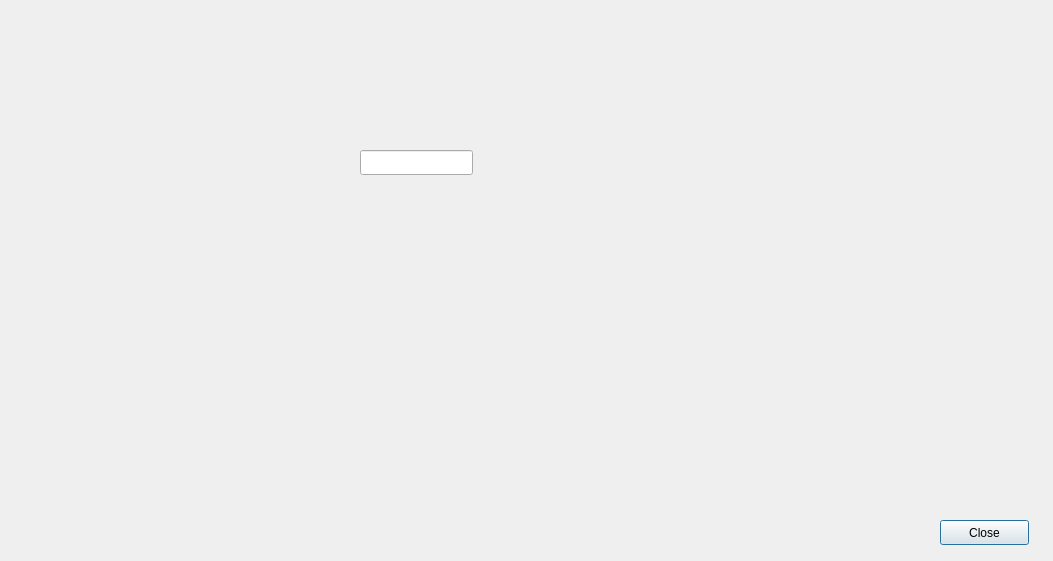
<?xml version="1.0" encoding="UTF-8"?>
<ui version="4.0">
 <class>Notes</class>
 <widget class="QDialog" name="Notes">
  <property name="geometry">
   <rect>
    <x>0</x>
    <y>0</y>
    <width>1053</width>
    <height>561</height>
   </rect>
  </property>
  <property name="windowTitle">
   <string>Dialog</string>
  </property>
  <widget class="QPushButton" name="CloseNotes">
   <property name="geometry">
    <rect>
     <x>940</x>
     <y>520</y>
     <width>89</width>
     <height>25</height>
    </rect>
   </property>
   <property name="text">
    <string>Close</string>
   </property>
  </widget>
  <widget class="QLineEdit" name="lineEdit">
   <property name="geometry">
    <rect>
     <x>360</x>
     <y>150</y>
     <width>113</width>
     <height>25</height>
    </rect>
   </property>
  </widget>
 </widget>
 <resources/>
 <connections/>
</ui>
